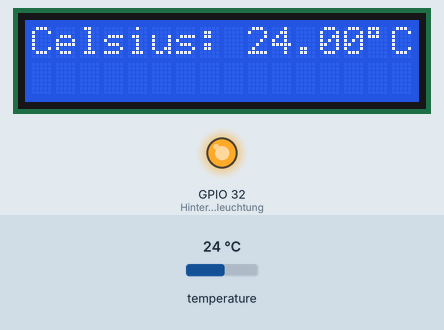
Simulated run of this sketch. Board: ESP32. On the bench: 16×2 character LCD, output pins drawn as LEDs (lit = HIGH). The test bench sets the inputs (shaded band); at power-on: temperature 24 °C.

Above: at 1.2 s.
1.3 s: temperature set to 12 °C
At 3.5 s:
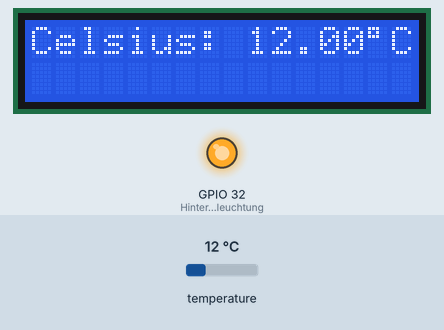
4.1 s: temperature set to 19 °C
At 4.8 s:
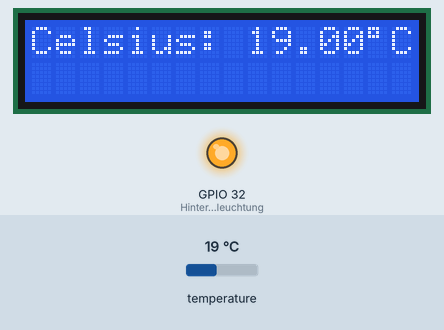
6.6 s: temperature set to 28 °C
At 8.6 s:
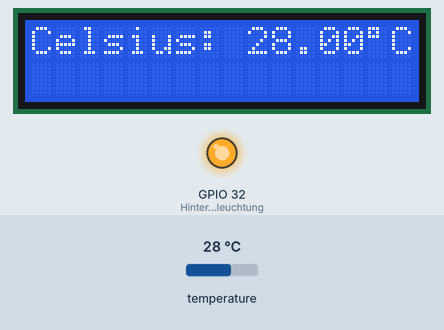
Timing chart, 0 to 10.1 s (numbered marks = the images above; inputs shaded):
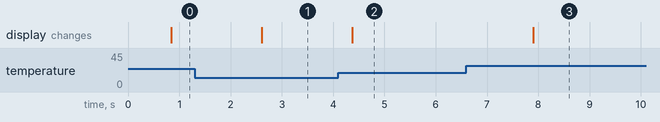

Measured:
- after the input at 1.3 s, the display: changes after 1.3 s (image 1)
- after the input at 4.1 s, the display: changes after 0.27 s (image 2)
- after the input at 6.6 s, the display: changes after 1.3 s (image 3)

The sketch:

LCD-Temp-Ausgabe.ino
```cpp
/*
    Autor: Andrej Stratmann
    Project: An einem LCD display die Temperatur Ausgeben
    Funktion: Ein Temperatursensor wird gelsesen - Ausgabe der Temperatur an einem display
*/
#include <LiquidCrystal.h>
#include <OneWire.h>
#include <DallasTemperature.h>

LiquidCrystal lcd(13, 12 ,27 , 14 ,26 ,25);
/* Syntax
    LiquidCrystal(rs, enable, d4, d5, d6, d7) <- verwendung
    LiquidCrystal(rs, rw, enable, d4, d5, d6, d7)
    LiquidCrystal(rs, enable, d0, d1, d2, d3, d4, d5, d6, d7)
    LiquidCrystal(rs, rw, enable, d0, d1, d2, d3, d4, d5, d6, d7)
*/
const int oneWireBus = 33;
const int HintergrundBeleuchtung = 32;

OneWire oneWire(oneWireBus);          // einichtung von einer OneWire-Instanz, um mit beliebigen OneWire-Geräten zu kommunizieren

DallasTemperature sensors(&oneWire);  // Übergeben von OneWire-Referenz an Dallas Temperature
//-------------------------------------------------------------------------------------------------------------------//
void startlcd(int HintergrundBeleuchtung){
    lcd.begin(16, 2);                            // startet den monitor das 16 Spalten und 2 Zeilen hat
    pinMode(HintergrundBeleuchtung, OUTPUT);     // pin als output
    digitalWrite(HintergrundBeleuchtung, HIGH ); // den pin einschalten
}
//-------------------------------------------------------------------------------------------------------------------//
void Temperaturausgabe(){
  sensors.requestTemperatures();                   // Anfrage an alle Geräte am Bus
  float temperatureC = sensors.getTempCByIndex(0); // nimmt vom ic 0 die Temp.

  lcd.setCursor(9,0);      // Ausgabe an der 10. Spalte und 1. Zeile
  lcd.print(temperatureC); // Ausgabe von der Temp.
  lcd.print("\337C");

  delay(1000); // verzögerung
}
//-------------------------------------------------------------------------------------------------------------------//
void setup() {
  sensors.begin();
  startlcd(HintergrundBeleuchtung);
  lcd.print("Celsius:"); // Text Ausgabe
}
//-------------------------------------------------------------------------------------------------------------------//
void loop() {
Temperaturausgabe();
}
```
